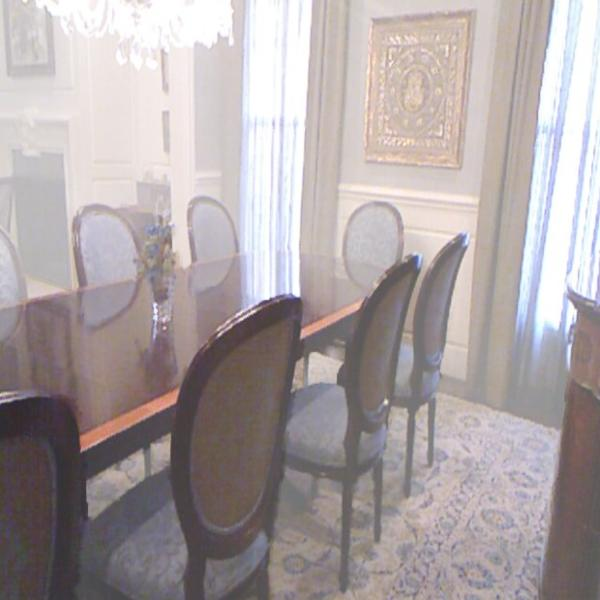
#> input picture hazy input/1449.jpg, 600 x 600 px
$ python classic_dcp.py --image 'hazy input/1449.jpg' --output results/dcp.png   (older library calls are emulated)
#> lines starting #> are read from the running program, lines starting #| are printed output that depends on the picture
"""Standalone classic Dark Channel Prior (DCP) dehazing.

Example:
    python classic_dcp.py --image "hazy input/1449.jpg" --output results/dcp.png
"""

from __future__ import annotations

import argparse
from pathlib import Path

import cv2
import numpy as np


def dark_channel(image: np.ndarray, patch_size: int) -> np.ndarray:
    """Compute min_RGB followed by a local minimum filter."""
    channel_minimum = image.min(axis=2)
    kernel = cv2.getStructuringElement(cv2.MORPH_RECT, (patch_size, patch_size))
    return cv2.erode(channel_minimum, kernel)


def estimate_atmospheric_light(image: np.ndarray, dark: np.ndarray, fraction: float = 1e-3) -> np.ndarray:
    """Use the brightest dark-channel pixels and select the brightest RGB pixel."""
    height, width = dark.shape
    count = max(1, int(np.ceil(height * width * fraction)))
    flat_indices = np.argpartition(dark.ravel(), -count)[-count:]
    candidates = image.reshape(-1, 3)[flat_indices]
    return candidates[np.argmax(candidates.sum(axis=1))]


def estimate_transmission(image: np.ndarray, atmospheric_light: np.ndarray, patch_size: int, omega: float) -> np.ndarray:
    normalized = image / np.maximum(atmospheric_light, 1e-6)[None, None, :]
    return 1.0 - omega * dark_channel(normalized, patch_size)


def guided_filter(guidance: np.ndarray, source: np.ndarray, radius: int, epsilon: float) -> np.ndarray:
    """Grayscale guided filter used to refine the initial transmission."""
    window = (2 * radius + 1, 2 * radius + 1)
    mean_guidance = cv2.boxFilter(guidance, cv2.CV_64F, window)
    mean_source = cv2.boxFilter(source, cv2.CV_64F, window)
    correlation_guidance = cv2.boxFilter(guidance * guidance, cv2.CV_64F, window)
    correlation_cross = cv2.boxFilter(guidance * source, cv2.CV_64F, window)
    variance_guidance = correlation_guidance - mean_guidance * mean_guidance
    covariance_cross = correlation_cross - mean_guidance * mean_source
    a = covariance_cross / (variance_guidance + epsilon)
    b = mean_source - a * mean_guidance
    return cv2.boxFilter(a, cv2.CV_64F, window) * guidance + cv2.boxFilter(b, cv2.CV_64F, window)


def dehaze(image_bgr: np.ndarray, patch_size: int = 15, omega: float = 0.95,
           guided_radius: int = 60, guided_epsilon: float = 1e-3,
           min_transmission: float = 0.1) -> tuple[np.ndarray, np.ndarray, np.ndarray]:
    """Return the dehazed BGR image, refined transmission, and atmospheric light."""
    image = image_bgr.astype(np.float64) / 255.0
    dark = dark_channel(image, patch_size)
    atmospheric_light = estimate_atmospheric_light(image, dark)
    transmission = estimate_transmission(image, atmospheric_light, patch_size, omega)
    guidance = cv2.cvtColor(image.astype(np.float32), cv2.COLOR_BGR2GRAY).astype(np.float64)
    transmission = guided_filter(guidance, transmission, guided_radius, guided_epsilon)
    transmission = np.clip(transmission, min_transmission, 1.0)
    clear = (image - atmospheric_light[None, None, :]) / transmission[:, :, None] + atmospheric_light[None, None, :]
    return (np.clip(clear, 0.0, 1.0) * 255.0).round().astype(np.uint8), transmission, atmospheric_light


def main() -> None:
    parser = argparse.ArgumentParser(description=__doc__)
    parser.add_argument('--image', required=True, help='Input hazy image')
    parser.add_argument('--output', required=True, help='Output dehazed image')
    parser.add_argument('--patch-size', type=int, default=15)
    parser.add_argument('--omega', type=float, default=0.95)
    parser.add_argument('--guided-radius', type=int, default=60)
    parser.add_argument('--guided-epsilon', type=float, default=1e-3)
    parser.add_argument('--min-transmission', type=float, default=0.1)
    args = parser.parse_args()
    if args.patch_size < 1 or args.patch_size % 2 == 0:
        parser.error('--patch-size must be a positive odd integer')
    if args.guided_radius < 1 or args.guided_epsilon <= 0 or not 0 < args.min_transmission <= 1:
        parser.error('guided radius/epsilon and minimum transmission must be positive')

    hazy = cv2.imread(args.image, cv2.IMREAD_COLOR)
#> hazy is the input picture: shape (600, 600, 3); mean B, G, R 164.5, 163.6, 172.4
    if hazy is None:
        parser.error('Cannot read image: {}'.format(args.image))
    clear, _, _ = dehaze(hazy, args.patch_size, args.omega, args.guided_radius,
                         args.guided_epsilon, args.min_transmission)
#> in dark_channel, `return cv2.erode(channel_minimum, kernel)`:
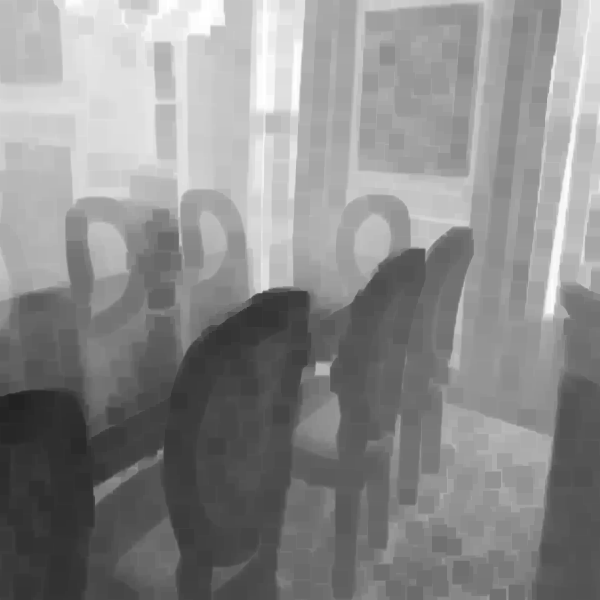
#> returned value: shape (600, 600) float64; min 0.133, max 1, mean 0.545
#> in estimate_atmospheric_light, `flat_indices = np.argpartition(dark.ravel(), -count)[-count:]`: flat_indices = 360 values, max 62064 at index 250, min 70 at index 54, mean 23359.8
#> in estimate_atmospheric_light, `candidates = image.reshape(-1, 3)[flat_indices]`: candidates = 360 rows, first 8: [1, 1, 1], [1, 1, 1], [1, 1, 1], [1, 1, 1], [0.996, 0.996, 0.996], [1, 1, 1], [1, 1, 1], [1, 1, 1]
#> in dehaze, `atmospheric_light = estimate_atmospheric_light(image, dark)`: atmospheric_light = [1, 1, 1]
#> in guided_filter, `variance_guidance = correlation_guidance - mean_guidance * mean_guidance`:
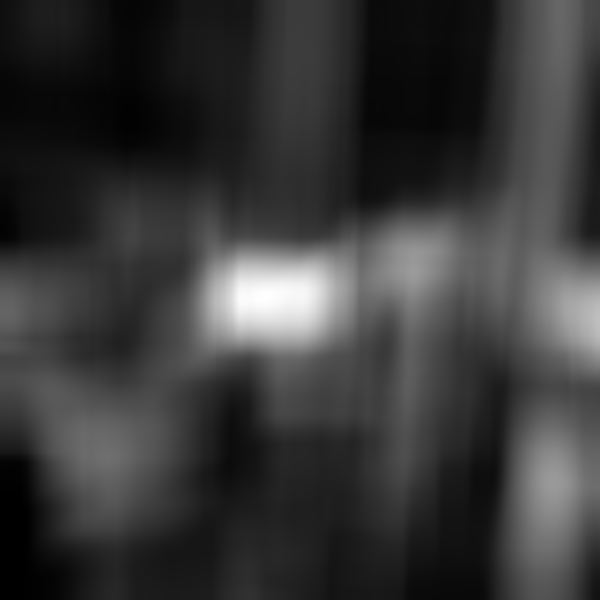
#> variance_guidance: shape (600, 600) float64; min 0.000359, max 0.0514, mean 0.0117; drawn with min black and max white
#> in guided_filter, `covariance_cross = correlation_cross - mean_guidance * mean_source`:
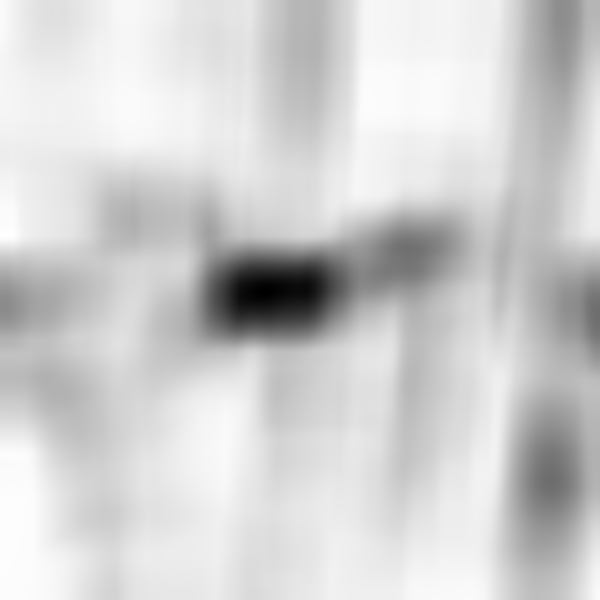
#> covariance_cross: shape (600, 600) float64; min -0.0385, max 0.000156, mean -0.00694; drawn with min black and max white
#> in guided_filter, `a = covariance_cross / (variance_guidance + epsilon)`:
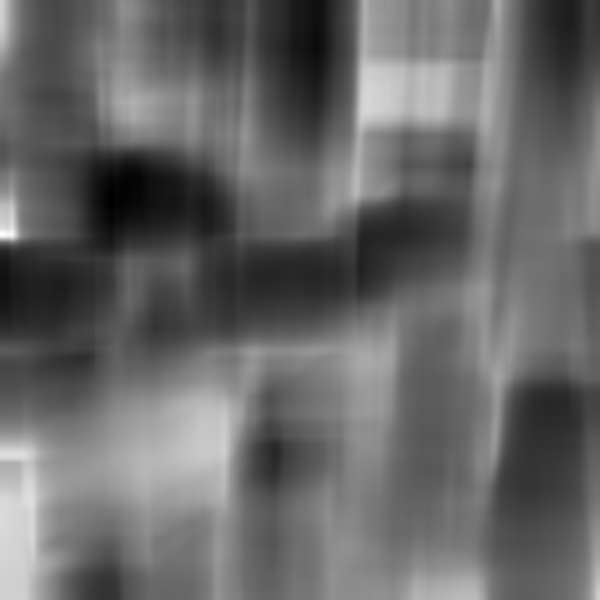
#> a: shape (600, 600) float64; min -0.903, max 0.073, mean -0.506; drawn with min black and max white
#> in guided_filter, `b = mean_source - a * mean_guidance`:
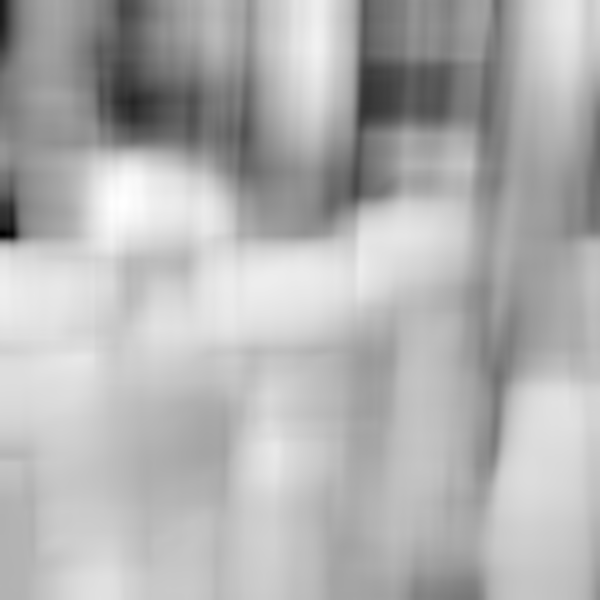
#> b: shape (600, 600) float64; min 0.289, max 1.05, mean 0.822; drawn with min black and max white
#> in guided_filter, `return cv2.boxFilter(a, cv2.CV_64F, window) * guidance + cv2.boxFilter..`:
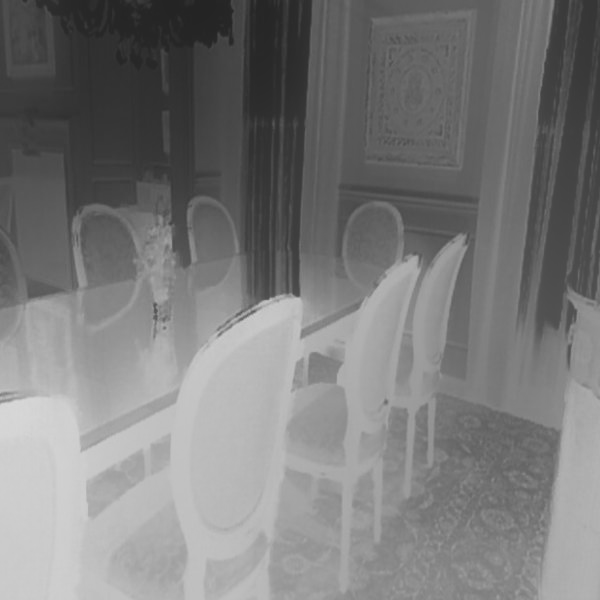
#> returned value: shape (600, 600) float64; min 0.142, max 0.853, mean 0.482
#> in dehaze, `clear = (image - atmospheric_light[None, None, :]) / transmission[:, :..`:
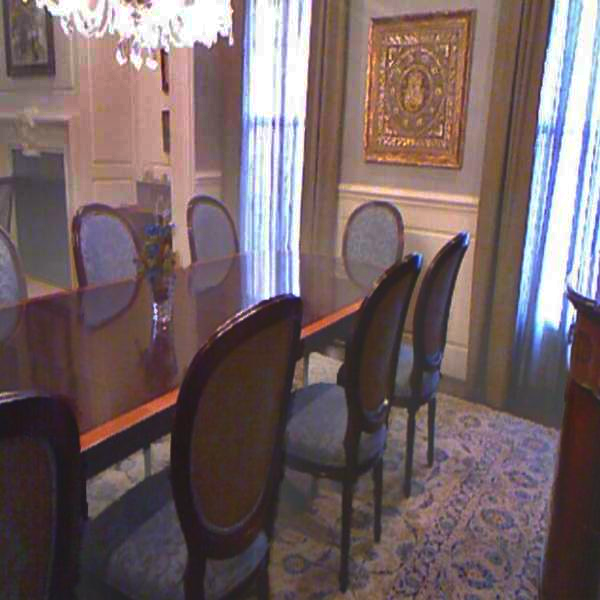
#> clear: shape (600, 600, 3) float64; mean B, G, R 0.342, 0.335, 0.407; drawn with min black and max white
    output = Path(args.output)
    output.parent.mkdir(parents=True, exist_ok=True)
    if not cv2.imwrite(str(output), clear):
        raise RuntimeError('Cannot write image: {}'.format(output))
    print('Saved classic DCP result to {}'.format(output))


if __name__ == '__main__':
    main()

$ run again, with hazy input/1400.jpg copied over hazy input/1449.jpg
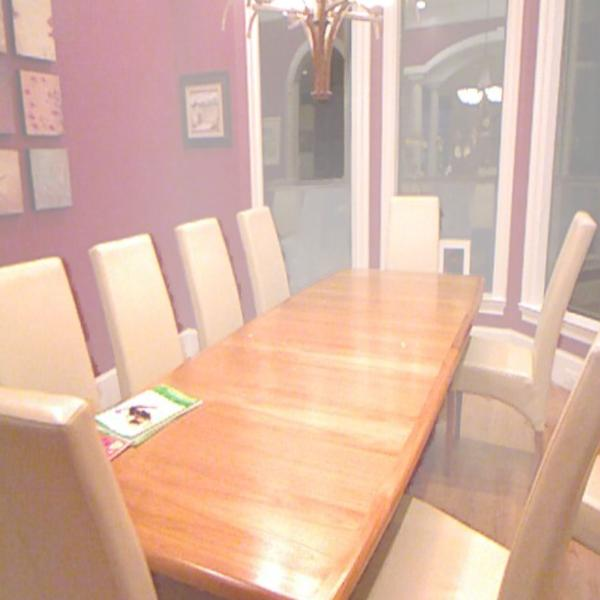
#> input picture hazy input/1400.jpg, 600 x 600 px
#> in main, hazy is the input picture: shape (600, 600, 3); mean B, G, R 163.9, 180.7, 215.2
#> in dark_channel, `return cv2.erode(channel_minimum, kernel)`:
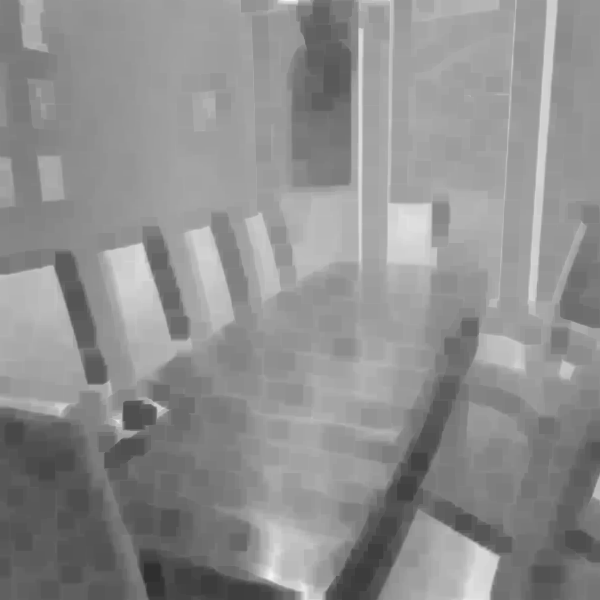
#> returned value: shape (600, 600) float64; min 0.184, max 0.961, mean 0.56
#> flat_indices = 360 values, max 359883 at index 87, min 281 at index 338, mean 271872.2
#> candidates = 360 rows, first 8: [0.894, 0.988, 0.988], [0.882, 0.945, 1], [0.902, 0.996, 0.996], [0.882, 0.945, 1], [0.878, 0.941, 1], [0.898, 0.992, 0.992], [0.937, 0.988, 0.996], [0.929, 0.98, 0.988]
#> atmospheric_light = [1, 1, 1]
#> in main, `clear, _, _ = dehaze(hazy, args.patch_size, args.omega, args.guided_ra..`:
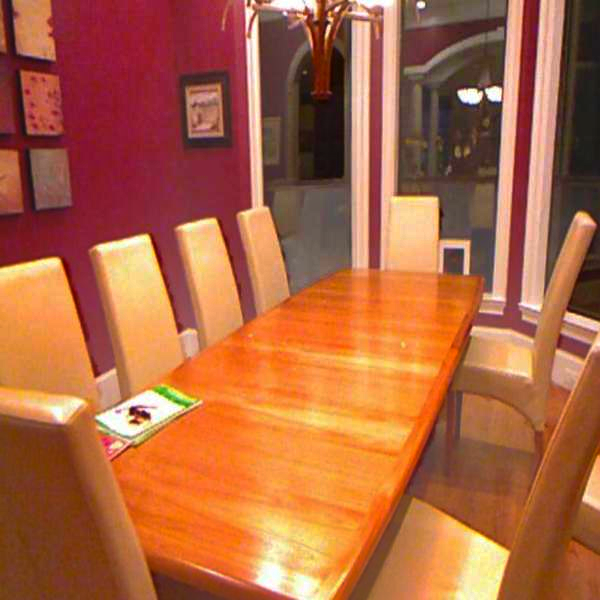
#> clear: shape (600, 600, 3); mean B, G, R 65.6, 101.6, 174.2

$ run again, with hazy input/1436.jpg copied over hazy input/1449.jpg
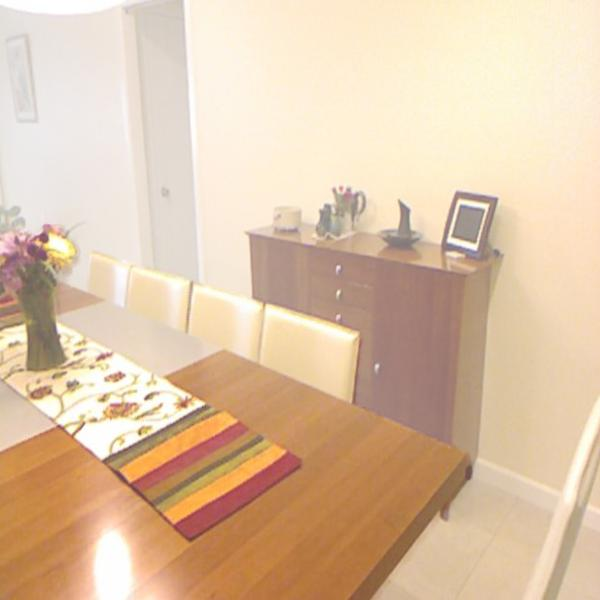
#> input picture hazy input/1436.jpg, 600 x 600 px
#> in main, hazy is the input picture: shape (600, 600, 3); mean B, G, R 167.3, 195.2, 222.2
#> in dark_channel, `return cv2.erode(channel_minimum, kernel)`:
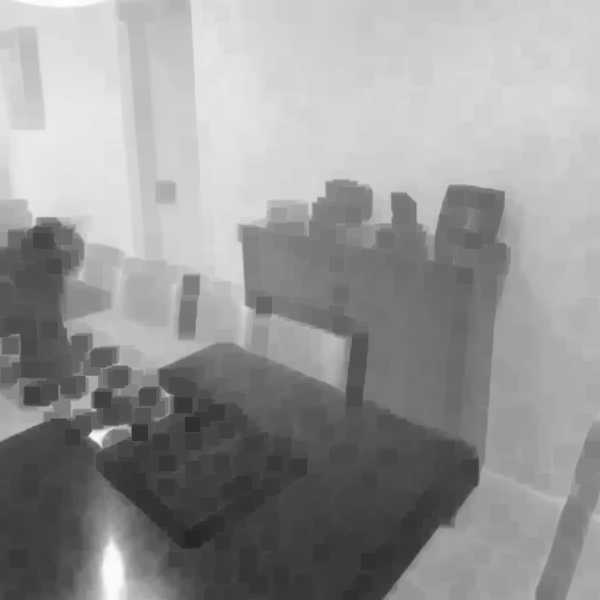
#> returned value: shape (600, 600) float64; min 0.149, max 0.996, mean 0.591
#> flat_indices = 360 values, max 358912 at index 359, min 21 at index 339, mean 133164.2
#> candidates = 360 rows, first 8: [0.996, 0.996, 0.996], [0.988, 0.996, 0.996], [0.996, 0.996, 0.996], [0.988, 0.996, 0.996], [0.988, 0.996, 0.996], [0.988, 0.996, 0.996], [0.996, 0.996, 0.996], [1, 0.992, 1]
#> atmospheric_light = [1, 1, 1]
#> in main, `clear, _, _ = dehaze(hazy, args.patch_size, args.omega, args.guided_ra..`:
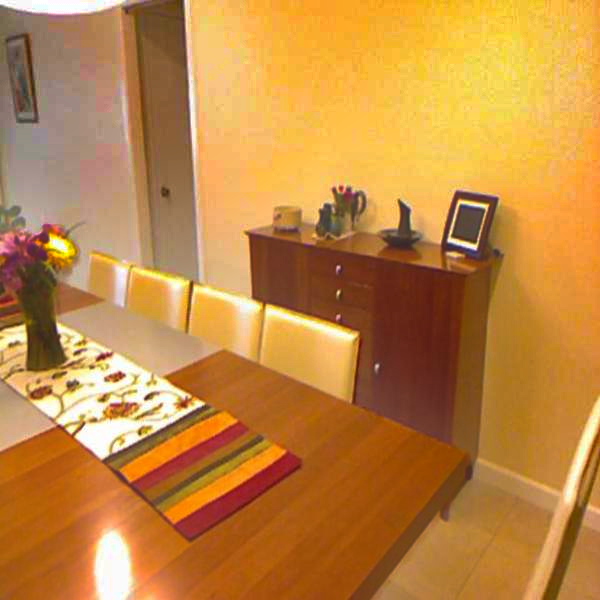
#> clear: shape (600, 600, 3); mean B, G, R 66.9, 135, 192.2
